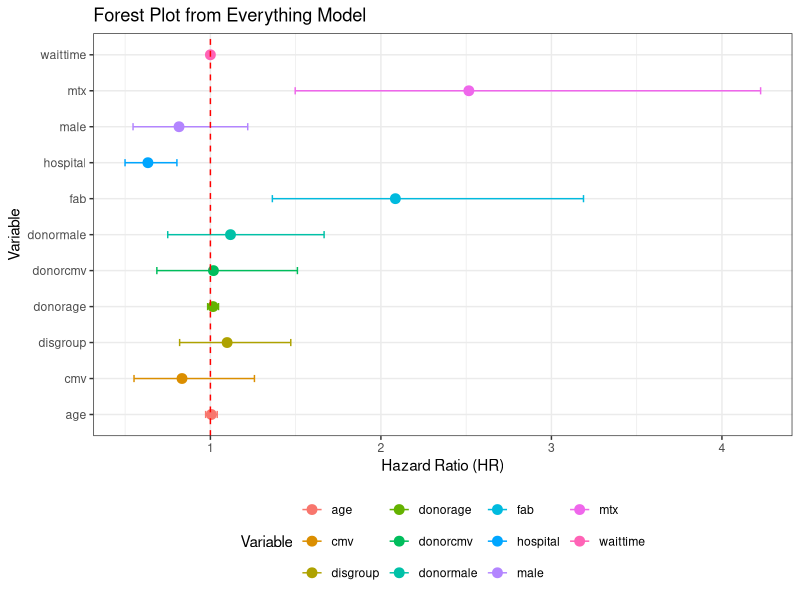
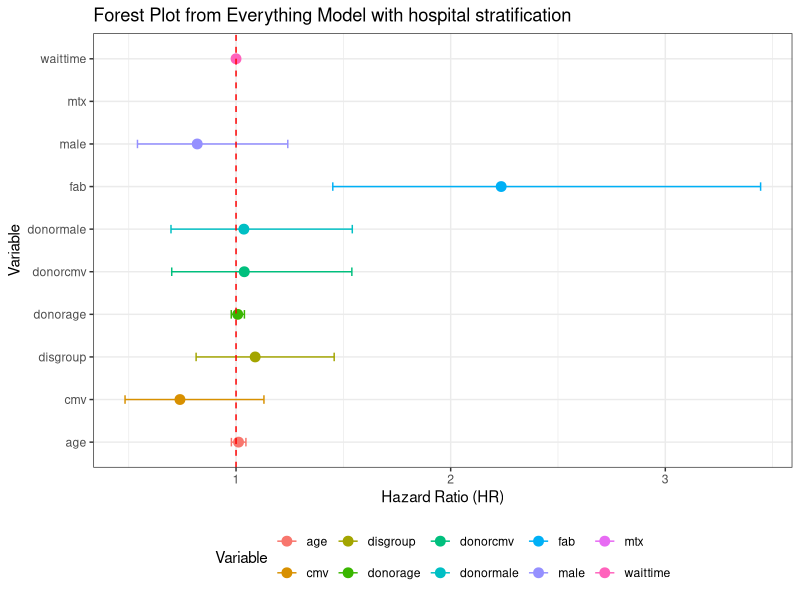
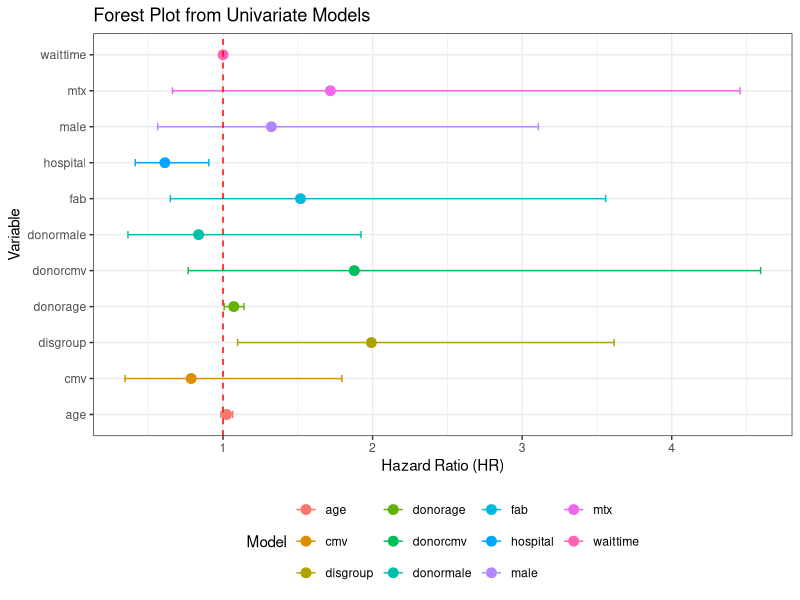
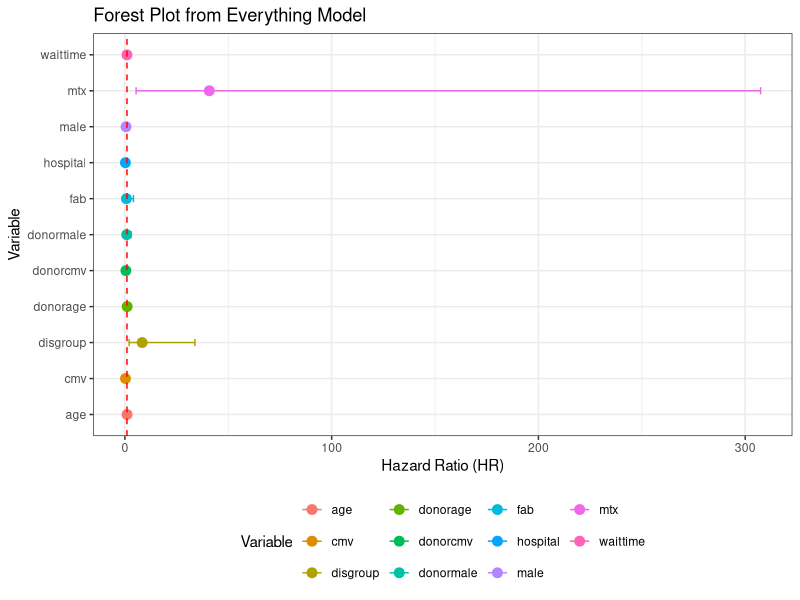
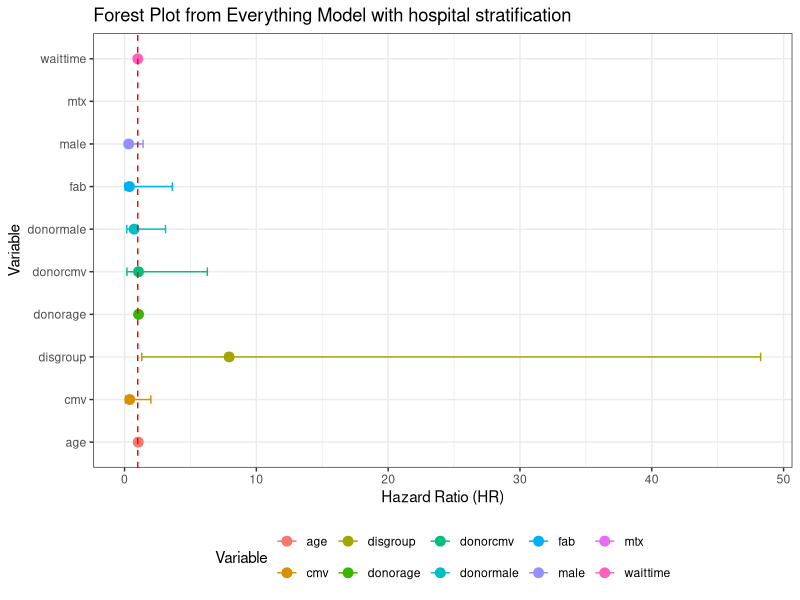

The R script that drew these images, in order:
## ---- chunk 1
# Clear environment
rm(list=ls())

# Setup options
knitr::opts_chunk$set(echo=FALSE, warning=FALSE, message=FALSE, results='hide')
options(knitr.kable.NA = '-', digits = 2)
labs = knitr::all_labels()
labs = labs[!labs %in% c("setup", "allcode")]
## ---- chunk 2
# Load relevant packages
library(survival)  # survival models
library(dplyr)     # data manipulation
library(broom)     # combine and reshape model output
library(ggplot2)   # data visualization

theme_set(theme_bw())

# Load data
bmt <- read.csv("../data/bmt_clean.csv")
dim(bmt) # 137 rows, 22 columns
names(bmt)

# Handle missing data (there is none)
anyNA(bmt)

## ---- chunk 3
# Disease-free survival
dfs_surv <- with(bmt, survival::Surv(tdfs, deltadfs))
sort(dfs_surv)

## ---- chunk 4
## Log-rank tests of survival

# Fit KM models from baseline variables
model_list <- list(
  # Initial disease status
  disgroup = survdiff(dfs_surv ~ disgroup, bmt),
  fab = survdiff(dfs_surv ~ fab, bmt),
  waittime = survdiff(dfs_surv ~ waittime, bmt),
  mtx = survdiff(dfs_surv ~ mtx, bmt),
  hospital = survdiff(dfs_surv ~ hospital, bmt),
  # Patient
  age = survdiff(dfs_surv ~ age, bmt),
  male = survdiff(dfs_surv ~ male, bmt),
  cmv = survdiff(dfs_surv ~ cmv, bmt),
  # Donor 
  donorage = survdiff(dfs_surv ~ donorage, bmt),
  donormale = survdiff(dfs_surv ~ donormale, bmt),
  donorcmv = survdiff(dfs_surv ~ donorcmv, bmt)
)

# Extract results from each model
logrank_results <- lapply(model_list, function(model) 
  {data.frame(logrank.pval = model$pvalue)}) %>%
  bind_rows(.id = "Variable") %>% 
  arrange(logrank.pval)

logrank_results %>% 
  mutate(logrank.pval = ifelse(logrank.pval < 0.001, "<0.001", round(logrank.pval,4)))
## ---- chunk 5
## Univariate proportional hazards models 

# Fit PH models from baseline variables
model_list <- list(
  # Initial disease status
  disgroup = coxph(dfs_surv ~ disgroup, bmt),
  fab = coxph(dfs_surv ~ fab, bmt),
  waittime = coxph(dfs_surv ~ waittime, bmt),
  mtx = coxph(dfs_surv ~ mtx, bmt),
  hospital = coxph(dfs_surv ~ hospital, bmt),
  # Patient
  age = coxph(dfs_surv ~ age, bmt),
  male = coxph(dfs_surv ~ male, bmt),
  cmv = coxph(dfs_surv ~ cmv, bmt),
  # Donor 
  donorage = coxph(dfs_surv ~ donorage, bmt),
  donormale = coxph(dfs_surv ~ donormale, bmt),
  donorcmv = coxph(dfs_surv ~ donorcmv, bmt)
)

# Extract results from each model
results <- lapply(model_list, function(model) {
  tidymodel <- broom::tidy(model, conf.int = TRUE, conf.level = 0.9)
  
  data.frame(
    HR = exp(tidymodel$estimate), 
    HR.low = exp(tidymodel$conf.low),
    HR.high = exp(tidymodel$conf.high),
    logrank.pval = broom::glance(model)$p.value.sc[[1]], # Log-rank test
    LRT.pval = tidymodel$p.value  # Likelihood ratio test (LRT)
    )
  }
)
cox_results <- bind_rows(results, .id = "Model")

# Arrange variables by LRT p-value
cox_results %>% arrange(desc(LRT.pval))

# Variables with LRT p-values above or equal to 10%
cox_results %>% arrange(LRT.pval) %>% filter(LRT.pval <= 0.1)

# Forest plot of HR estimates
gg_univar <- ggplot(cox_results, aes(x=HR, y=Model, color=Model)) +
  geom_point(size = 3) + # Plot hazard ratio points
  geom_errorbarh(aes(xmin=HR.low, xmax=HR.high), height=0.2) +  # CI bars
  geom_vline(xintercept=1, linetype="dashed", color="red") +  # Reference line
  labs(title = "Forest Plot from Univariate Models",
       x = "Hazard Ratio (HR)",
       y = "Variable") +
  theme(legend.position = "bottom")

## ---- chunk 6
## Everything PH model

# Fit a single PH model from baseline variables
results <- coxph(dfs_surv ~
        # Initial disease status 
        disgroup + fab + waittime + mtx + hospital +
        # Patient
        age + male + cmv +
        # Donor 
        donorage + donormale + donorcmv, 
      bmt) %>%
  tidy(conf.int = TRUE, conf.level = 0.9)

# Extract results
cox_results <- results %>% 
  mutate(Variable = term,
         HR = exp(estimate),
         HR.low = exp(conf.low), 
         HR.high = exp(conf.high),
         LRT.pval = p.value,
         .keep="none")

# Forest plot of HR estimates
ggplot(cox_results, aes(x=HR, y=Variable, color=Variable)) +
  geom_point(size = 3) + # Plot hazard ratio points
  geom_errorbarh(aes(xmin=HR.low, xmax=HR.high), height=0.2) +  # CI bars
  geom_vline(xintercept=1, linetype="dashed", color="red") +  # Reference line
  labs(title = "Forest Plot from Everything Model",
       x = "Hazard Ratio (HR)",
       y = "Variable") +
  theme(legend.position = "bottom")

## ---- chunk 7
## Everything model stratified by hospital

# Fit a single PH model from baseline variables
results <- coxph(dfs_surv ~ disgroup + fab + waittime + mtx + strata(hospital) +
                   age + male + cmv + donorage + donormale + donorcmv, 
                 bmt) %>%
  tidy(conf.int = TRUE, conf.level = 0.9)

# Extract results
cox_results <- results %>% 
  mutate(Variable = term, HR = exp(estimate), HR.low = exp(conf.low),
         HR.high = exp(conf.high), LRT.pval = p.value, .keep="none")

# Forest plot of HR estimates
ggplot(cox_results, aes(x=HR, y=Variable, color=Variable)) +
  geom_point(size = 3) + # Plot hazard ratio points
  geom_errorbarh(aes(xmin=HR.low, xmax=HR.high), height=0.2) +  # CI bars
  geom_vline(xintercept=1, linetype="dashed", color="red") +  # Reference line
  labs(title = "Forest Plot from Everything Model with hospital stratification",
       x = "Hazard Ratio (HR)",
       y = "Variable") +
  theme(legend.position = "bottom")

## ---- chunk 8
# Subset aGVHD patients
bmt_agvhd <- filter(bmt, deltaa==1)

# Disease-free survival
dfs_surv <- with(bmt_agvhd, survival::Surv(tdfs, deltadfs))
sort(dfs_surv)

## ---- chunk 9
## Log-rank tests of survival

# Fit KM models from baseline variables
model_list <- list(
  # Initial disease status
  disgroup = survdiff(dfs_surv ~ disgroup, bmt_agvhd),
  fab = survdiff(dfs_surv ~ fab, bmt_agvhd),
  waittime = survdiff(dfs_surv ~ waittime, bmt_agvhd),
  mtx = survdiff(dfs_surv ~ mtx, bmt_agvhd),
  hospital = survdiff(dfs_surv ~ hospital, bmt_agvhd),
  # Patient
  age = survdiff(dfs_surv ~ age, bmt_agvhd),
  male = survdiff(dfs_surv ~ male, bmt_agvhd),
  cmv = survdiff(dfs_surv ~ cmv, bmt_agvhd),
  # Donor 
  donorage = survdiff(dfs_surv ~ donorage, bmt_agvhd),
  donormale = survdiff(dfs_surv ~ donormale, bmt_agvhd),
  donorcmv = survdiff(dfs_surv ~ donorcmv, bmt_agvhd)
)

# Extract results from each model
logrank_results <- lapply(model_list, function(model) 
  {data.frame(logrank.pval = model$pvalue)}) %>%
  bind_rows(.id = "Variable") %>% 
  arrange(logrank.pval)

logrank_results %>% 
  mutate(logrank.pval = ifelse(logrank.pval < 0.001, "<0.001", round(logrank.pval,4)))
## ---- chunk 10
## Univariate proportional hazards models 

# Fit PH models from baseline variables
model_list <- list(
  # Initial disease status
  disgroup = coxph(dfs_surv ~ disgroup, bmt_agvhd),
  fab = coxph(dfs_surv ~ fab, bmt_agvhd),
  waittime = coxph(dfs_surv ~ waittime, bmt_agvhd),
  mtx = coxph(dfs_surv ~ mtx, bmt_agvhd),
  hospital = coxph(dfs_surv ~ hospital, bmt_agvhd),
  # Patient
  age = coxph(dfs_surv ~ age, bmt_agvhd),
  male = coxph(dfs_surv ~ male, bmt_agvhd),
  cmv = coxph(dfs_surv ~ cmv, bmt_agvhd),
  # Donor 
  donorage = coxph(dfs_surv ~ donorage, bmt_agvhd),
  donormale = coxph(dfs_surv ~ donormale, bmt_agvhd),
  donorcmv = coxph(dfs_surv ~ donorcmv, bmt_agvhd)
)

# Extract results from each model
results <- lapply(model_list, function(model) {
  tidymodel <- broom::tidy(model, conf.int = TRUE, conf.level = 0.9)
  
  data.frame(
    HR = exp(tidymodel$estimate), 
    HR.low = exp(tidymodel$conf.low),
    HR.high = exp(tidymodel$conf.high),
    logrank.pval = broom::glance(model)$p.value.sc[[1]], # Log-rank test
    LRT.pval = tidymodel$p.value  # Likelihood ratio test (LRT)
    )
  }
)
cox_results <- bind_rows(results, .id = "Model")

# Forest plot of HR estimates
ggplot(cox_results, aes(x=HR, y=Model, color=Model)) +
  geom_point(size = 3) + # Plot hazard ratio points
  geom_errorbarh(aes(xmin=HR.low, xmax=HR.high), height=0.2) +  # CI bars
  geom_vline(xintercept=1, linetype="dashed", color="red") +  # Reference line
  labs(title = "Forest Plot from Univariate Models",
       x = "Hazard Ratio (HR)",
       y = "Variable") +
  theme(legend.position = "bottom")

## ---- chunk 11
## Everything PH model

# Fit a single PH model from baseline variables
results <- coxph(dfs_surv ~
        # Initial disease status 
        disgroup + fab + waittime + mtx + hospital +
        # Patient
        age + male + cmv +
        # Donor 
        donorage + donormale + donorcmv, 
      bmt_agvhd) %>%
  tidy(conf.int = TRUE, conf.level = 0.9)

# Extract results
cox_results <- results %>% 
  mutate(Variable = term,
         HR = exp(estimate),
         HR.low = exp(conf.low), 
         HR.high = exp(conf.high),
         LRT.pval = p.value,
         .keep="none")

# Forest plot of HR estimates
ggplot(cox_results, aes(x=HR, y=Variable, color=Variable)) +
  geom_point(size = 3) + # Plot hazard ratio points
  geom_errorbarh(aes(xmin=HR.low, xmax=HR.high), height=0.2) +  # CI bars
  geom_vline(xintercept=1, linetype="dashed", color="red") +  # Reference line
  labs(title = "Forest Plot from Everything Model",
       x = "Hazard Ratio (HR)",
       y = "Variable") +
  theme(legend.position = "bottom")

## ---- chunk 12
## Everything model stratified by hospital

# Fit a single PH model from baseline variables
results <- coxph(dfs_surv ~ disgroup + fab + waittime + mtx + strata(hospital) +
                   age + male + cmv + donorage + donormale + donorcmv, 
                 bmt_agvhd) %>%
  tidy(conf.int = TRUE, conf.level = 0.9)

# Extract results
cox_results <- results %>% 
  mutate(Variable = term, HR = exp(estimate), HR.low = exp(conf.low),
         HR.high = exp(conf.high), LRT.pval = p.value, .keep="none")

# Forest plot of HR estimates
ggplot(cox_results, aes(x=HR, y=Variable, color=Variable)) +
  geom_point(size = 3) + # Plot hazard ratio points
  geom_errorbarh(aes(xmin=HR.low, xmax=HR.high), height=0.2) +  # CI bars
  geom_vline(xintercept=1, linetype="dashed", color="red") +  # Reference line
  labs(title = "Forest Plot from Everything Model with hospital stratification",
       x = "Hazard Ratio (HR)",
       y = "Variable") +
  theme(legend.position = "bottom")

